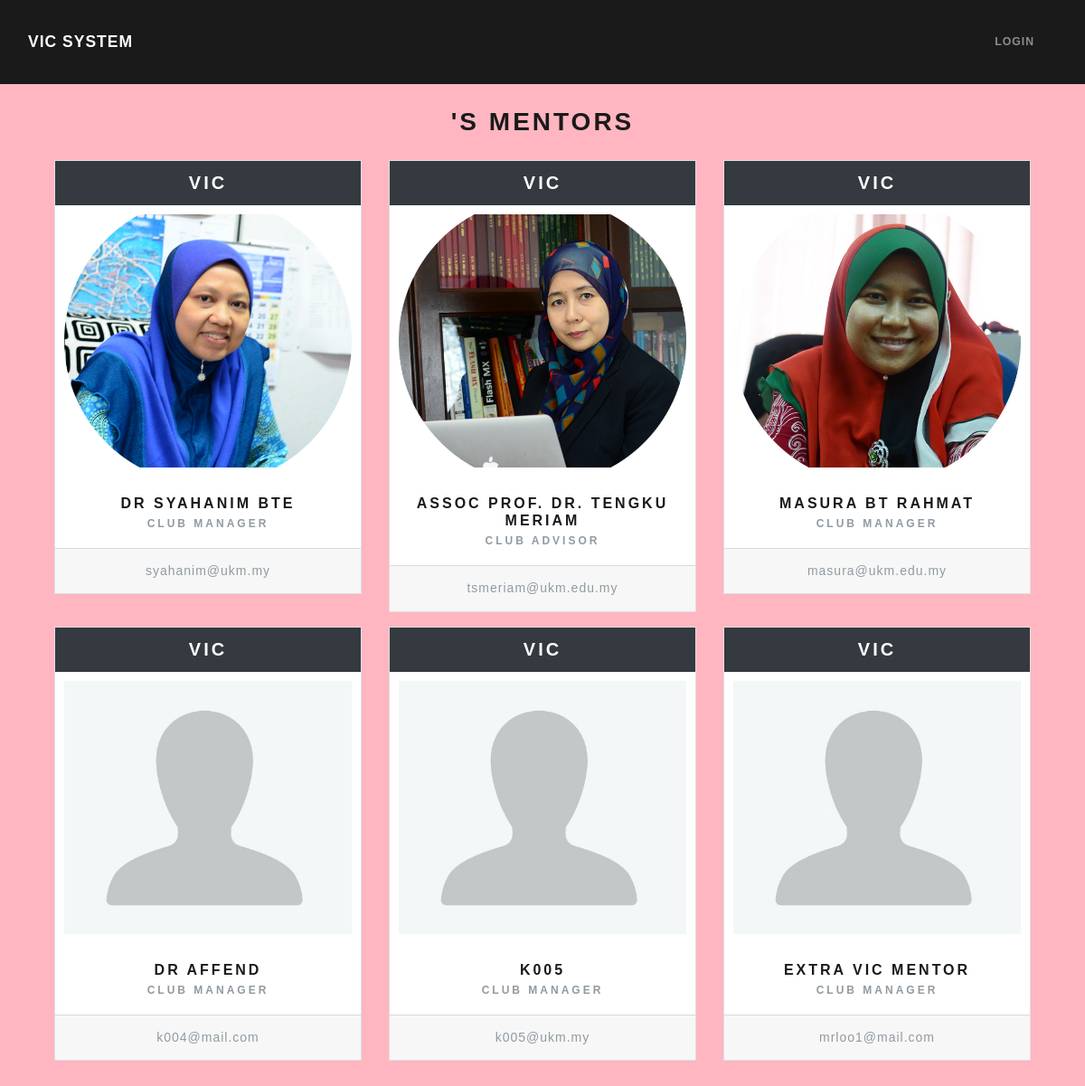
Page /index.php/mentor on the earlier database version.
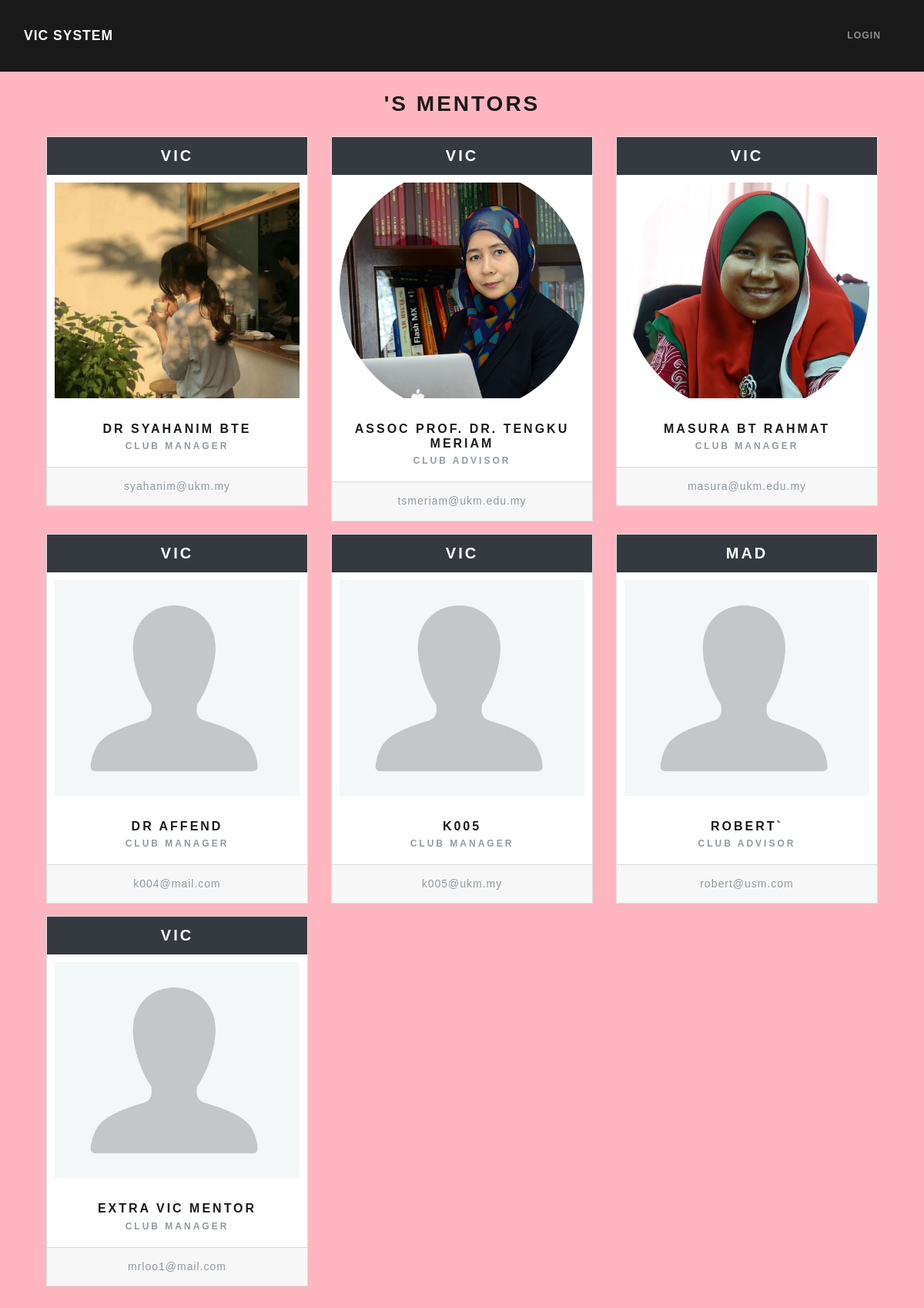
Same page on the later database version.
### tables this page shows
CREATE TABLE `user` (
  `id` varchar(8) NOT NULL,
  `name` varchar(255) NOT NULL,
  `email` varchar(255) NOT NULL,
  `password` varchar(255) NOT NULL,
  `usertype_id` int(11) NOT NULL,
  `sig_id` int(11) DEFAULT NULL,
  `profile_image` varchar(255) NOT NULL,
  `created_at` timestamp NOT NULL DEFAULT current_timestamp(),
  `userstatus_id` int(11) DEFAULT 1,
  `dob` date DEFAULT NULL
);

CREATE TABLE `sig` (
  `id` int(2) NOT NULL,
  `code` varchar(6) NOT NULL,
  `signame` varchar(100) NOT NULL,
  `logo_path` varchar(255) NOT NULL DEFAULT 'default_logo.png',
  `description` text NOT NULL
);

CREATE TABLE `role` (
  `id` int(11) NOT NULL,
  `rolename` varchar(50) NOT NULL,
  `keyword` varchar(255) DEFAULT NULL
);

### application/controllers/Mentor.php (called while the page is built, shortened)
<?php
class Mentor extends CI_Controller
{
    public function index()
    {
        $current_id = $this->session->userdata('username');
        $my_sig = $this->user_model->get_my_sig($current_id);
        $data = array(
            'title' => $my_sig['signame'] . "'s Mentors",
            'mentors' => $this->mentor_model->get_mentor()
        );
        $this->load->view('templates/header');
        $this->load->view('mentor/index', $data);
    }
}

### index.php (called while the page is built, shortened)
<?php
require_once BASEPATH.'core/CodeIgniter.php';

### application/models/Mentor_model.php (called while the page is built, shortened)
<?php
class Mentor_model extends CI_Model
{
    public function get_mentor($matric = FALSE)
    {
        if ($matric === FALSE) {
            $this->db->select('user.id, user.name, user.email, user.profile_image, mtr.position, sig.code as sigcode, sig.signame, role.rolename')
                ->from('user as user')
                ->where(array('usertype_id' => '2', 'userstatus_id' => '2'))
                ->join('mentor as mtr', 'mtr.matric = user.id', 'left')
                ->join('sig as sig', 'sig.id = user.sig_id', 'left')
                ->join('role as role', 'role.id = mtr.orgrole_id', 'left');
            $query = $this->db->get();
            return $query->result_array();
        }
        $this->db->select('user.id, user.name, user.email, user.sig_id, user.profile_image, mtr.position, mtr.roomnum, mtr.orgrole_id, sig.code as sigcode, sig.signame, role.rolename')
            ->from('user as user')
            ->where(array('user.id' => $matric))
            ->join('mentor as mtr', 'mtr.matric = user.id', 'left')
            ->join('sig as sig', 'sig.id = user.sig_id', 'left')
            ->join('role as role', 'role.id = mtr.orgrole_id', 'left');
        $query = $this->db->get();
        return $query->row_array();
    }
}

### application/views/mentor/index.php (the view, shortened to what this page needs)
<h2 class="text-center"><?= $title ?></h2>
<div class="container-fluid text-center">
    <div class="row">
        <?php foreach ($mentors as $mentor) : ?>
            <div class="col-md-4">
                <div class="card mb-3">
                    <h4 class="card-header text-white bg-dark">
                        <?php echo $mentor['sigcode']; ?>
                    </h4>
                    <?php $profile_image = ($mentor['profile_image']) ? $mentor['profile_image'] : 'default.jpg' ?>
                    <img style="max-height:300px; display: block; object-fit:cover; padding:10px;" src="<?= base_url('assets/images/profile/' . $profile_image) ?>">
                    <div class="card-body">
                        <h5 class="card-title">
                            <a href="<?= site_url('/mentor/' . $mentor['id']) ?>">
                                <?= $mentor['name'] ?>
                            </a>
                        </h5>
                        <h6 class="card-subtitle text-muted"><?= $mentor['rolename']; ?></h6>
                    </div>
                    <div class="card-footer text-muted">
                        <?= $mentor['email'] ?>
                    </div>
                </div>
            </div>
        <?php endforeach ?>
    </div>
</div>

Differences in the rows shown:
changed user "DR SYAHANIM BTE": profile_image: a different picture
added user: sig.code "MAD", name "ROBERT`", role.rolename "CLUB ADVISOR", email "robert@usm.com"
